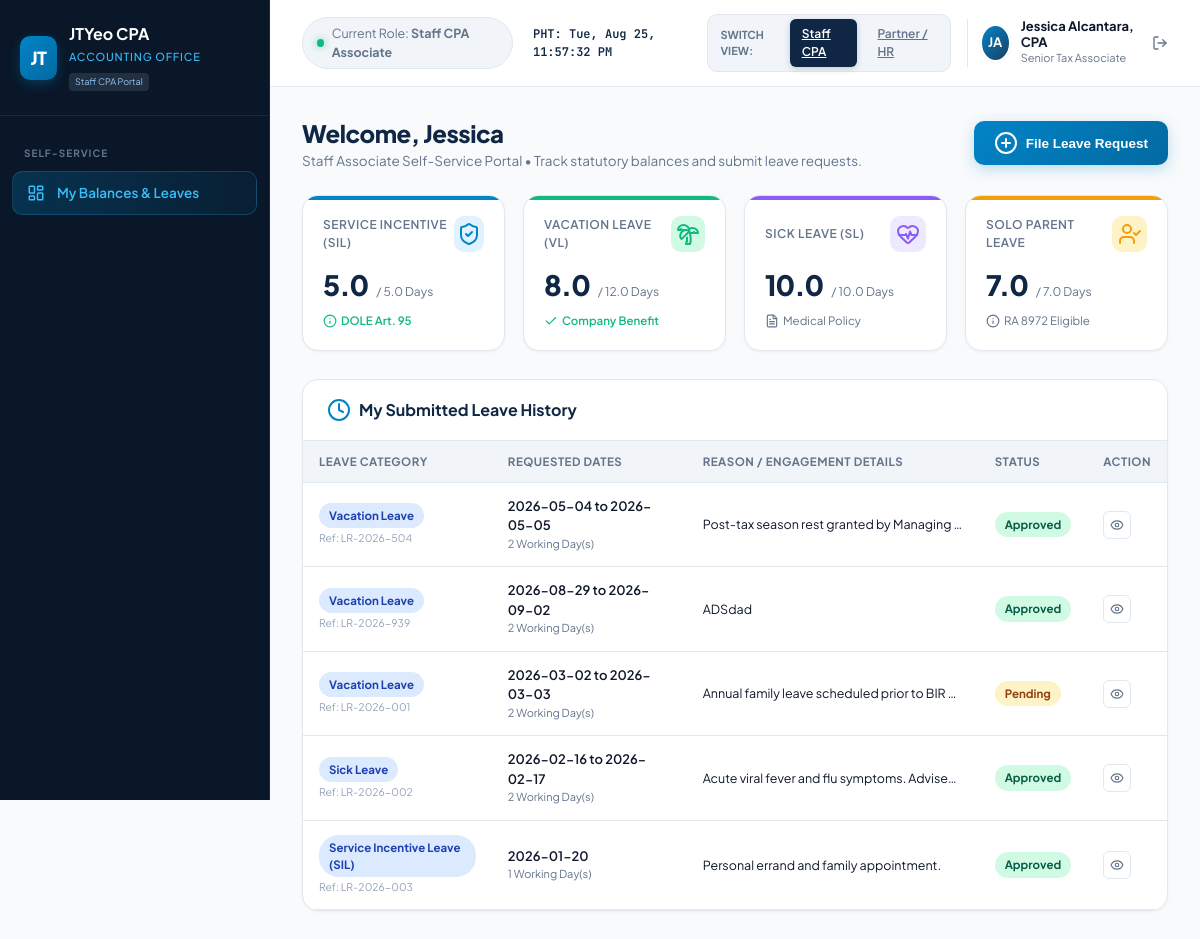
The app's page /staff_dashboard.php (signed in), older data.
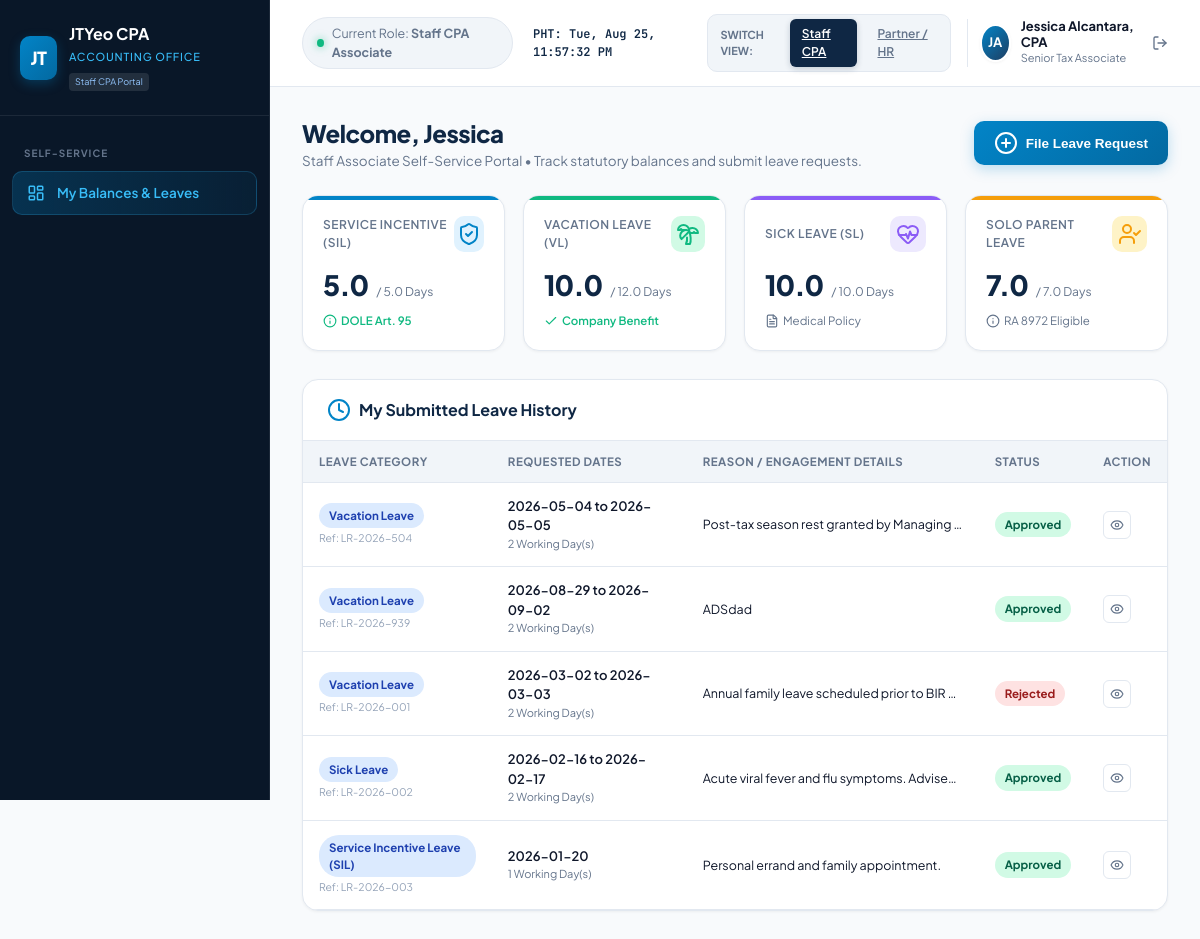
The same page, newer data.
### tables this page shows
CREATE TABLE leave_balances (
            id INTEGER PRIMARY KEY AUTOINCREMENT,
            user_id INTEGER NOT NULL,
            sil_balance REAL DEFAULT 5.0, -- DOLE 5-day Service Incentive Leave
            vl_balance REAL DEFAULT 12.0, -- Vacation Leave
            sl_balance REAL DEFAULT 10.0, -- Sick Leave
            solo_parent_balance REAL DEFAULT 7.0,
            updated_at DATETIME DEFAULT CURRENT_TIMESTAMP,
            FOREIGN KEY (user_id) REFERENCES users(id) ON DELETE CASCADE
        );

CREATE TABLE leave_requests (
            id INTEGER PRIMARY KEY AUTOINCREMENT,
            ref_no TEXT UNIQUE NOT NULL,
            user_id INTEGER NOT NULL,
            leave_type TEXT NOT NULL, -- 'SIL', 'VL', 'SL', 'SoloParent', 'MagnaCarta', 'VAWC', 'Emergency'
            leave_type_label TEXT NOT NULL,
            start_date DATE NOT NULL,
            end_date DATE NOT NULL,
            days_count REAL NOT NULL,
            duration_mode TEXT DEFAULT 'full',
            reason TEXT NOT NULL,
            attachment_path TEXT,
            status TEXT DEFAULT 'Pending', -- 'Pending', 'Approved', 'Rejected'
            approver_name TEXT,
            rejection_reason TEXT,
            created_at DATETIME DEFAULT CURRENT_TIMESTAMP,
            decided_at DATETIME,
            FOREIGN KEY (user_id) REFERENCES users(id) ON DELETE CASCADE
        );

### auth.php (called while the page is built, shortened)
<?php
require_once __DIR__ . '/config/db.php';
function getCurrentUser() {
    global $pdo;
    $stmt = $pdo->prepare("
        SELECT u.*, b.sil_balance, b.vl_balance, b.sl_balance, b.solo_parent_balance
        FROM users u
        LEFT JOIN leave_balances b ON u.id = b.user_id
        WHERE u.id = ?
    ");
    $stmt->execute([$_SESSION['user_id']]);
    $user = $stmt->fetch();
    return $user;
}

### staff_dashboard.php (the view, shortened to what the changed rows need)
<?php
require_once __DIR__ . '/auth.php';
$user = getCurrentUser();
$stmt = $pdo->prepare("SELECT * FROM leave_balances WHERE user_id = ?");
$stmt->execute([$user['id']]);
$balances = $stmt->fetch() ?: ['sil_balance' => 5.0, 'vl_balance' => 12.0, 'sl_balance' => 10.0, 'solo_parent_balance' => 7.0];
$silBalance = (float) $balances['sil_balance'];
$vlBalance = (float) $balances['vl_balance'];
$slBalance = (float) $balances['sl_balance'];
$splBalance = (float) $balances['solo_parent_balance'];
$leaveReqStmt = $pdo->prepare("
    SELECT r.*, u.name as employee_name, u.department, u.title, u.avatar_initials
    FROM leave_requests r
    JOIN users u ON r.user_id = u.id
    WHERE r.user_id = ?
    ORDER BY r.created_at DESC
    LIMIT 10
");
$leaveReqStmt->execute([$user['id']]);
$leaveRequests = $leaveReqStmt->fetchAll();
?>
<!DOCTYPE html>
<html lang="en">
<head>
  <link rel="stylesheet" href="style.css">
  <link href="https://cdn.jsdelivr.net/npm/fullcalendar@5.11.3/main.min.css" rel="stylesheet">
</head>
<body>
  <div class="app-container">
    <aside class="sidebar">
      <div class="brand-section">
        <div class="brand-info">
          <h2>JTYeo CPA</h2>
        </div>
      </div>
    </aside>
    <main class="main-wrapper">
      <div class="content-area">
        <div id="tab-my-portal" class="tab-pane">
          <div class="page-header">
            <div class="page-title">
              <h1>Welcome, <?= htmlspecialchars(explode(' ', $user['name'])[0]) ?></h1>
            </div>
          </div>
          <div class="kpi-grid">
            <div class="kpi-card blue">
              <div class="kpi-value-row">
                <span class="kpi-value"><?= number_format($silBalance, 1) ?></span>
                <span class="kpi-sub">/ 5.0 Days</span>
              </div>
            </div>
            <div class="kpi-card green">
              <div class="kpi-value-row">
                <span class="kpi-value"><?= number_format($vlBalance, 1) ?></span>
                <span class="kpi-sub">/ 12.0 Days</span>
              </div>
            </div>
            <div class="kpi-card purple">
              <div class="kpi-value-row">
                <span class="kpi-value"><?= number_format($slBalance, 1) ?></span>
                <span class="kpi-sub">/ 10.0 Days</span>
              </div>
            </div>
            <div class="kpi-card amber">
              <div class="kpi-value-row">
                <span class="kpi-value"><?= number_format($splBalance, 1) ?></span>
                <span class="kpi-sub">/ 7.0 Days</span>
              </div>
            </div>
          </div>
          <div class="dashboard-card">
            <div class="table-responsive">
              <table class="custom-table">
                <thead>
                  <tr>
                    <th>Leave Category</th>
                    <th>Requested Dates</th>
                    <th>Reason / Engagement Details</th>
                    <th>Status</th>
                    <th>Action</th>
                  </tr>
                </thead>
                <tbody>
                  <?php if (empty($leaveRequests)): ?>
                    <tr>
                      <td colspan="5" style="text-align:center; padding:36px; color:var(--text-muted);">
                        <i data-lucide="calendar"
                          style="width:28px;height:28px;margin:0 auto 8px;display:block;opacity:0.4;"></i>
                        No leave applications filed yet. Click <strong>"File Leave Request"</strong> to submit an
                        application.
                      </td>
                    </tr>
                  <?php else: ?>
                    <?php foreach ($leaveRequests as $req): ?>
                      <tr>
                        <td>
                          <span class="badge badge-vl"><?= htmlspecialchars($req['leave_type_label']) ?></span>
                          <div style="font-size:10.5px; color:var(--text-light); margin-top:2px;">Ref: <?= $req['ref_no'] ?>
                          </div>
                        </td>
                        <td>
                          <div style="font-weight:600;"><?= $req['start_date'] ?>
                            <?= $req['start_date'] !== $req['end_date'] ? 'to ' . $req['end_date'] : '' ?></div>
                          <div style="font-size:11px; color:var(--text-muted);"><?= $req['days_count'] ?> Working Day(s)
                          </div>
                        </td>
                        <td>
                          <div
                            style="font-size:12.5px; max-width:260px; white-space:nowrap; overflow:hidden; text-overflow:ellipsis;"
                            title="<?= htmlspecialchars($req['reason']) ?>">
                            <?= htmlspecialchars($req['reason']) ?>
                          </div>
                        </td>
                        <td>
                          <?php
                          $statusBadge = 'badge-pending';
                          if ($req['status'] === 'Approved')
                            $statusBadge = 'badge-approved';
                          if ($req['status'] === 'Rejected')
                            $statusBadge = 'badge-rejected';
                          ?>
                          <span class="badge <?= $statusBadge ?>"><?= $req['status'] ?></span>
                        </td>
                        <td>
                          <button class="btn-icon" title="View Dual Signoff Stepper & Details"
                            onclick="viewDetailsModal('<?= $req['ref_no'] ?>', '<?= addslashes($req['employee_name']) ?>', '<?= addslashes($req['leave_type_label']) ?>', '<?= $req['days_count'] ?>', '<?= $req['start_date'] ?>', '<?= $req['end_date'] ?>', '<?= addslashes($req['reason']) ?>', '<?= $req['status'] ?>', '<?= addslashes($req['approver_name'] ?? 'Pending') ?>', '<?= addslashes($req['rejection_reason'] ?? '') ?>')">
                            <i data-lucide="eye" style="width:14px;height:14px;"></i>
                          </button>
                        </td>
                      </tr>
                    <?php endforeach; ?>
                  <?php endif; ?>
                </tbody>
              </table>
            </div>
          </div>
        </div>
      </div>
    </main>
  </div>
</body>
</html>

Row changes from the older to the newer data that the page shows:
changed leave_balances: vl_balance "8.0" → "10.0"
changed leave_requests "Annual family leave scheduled prior to BIR…": status "Pending" → "Rejected"
